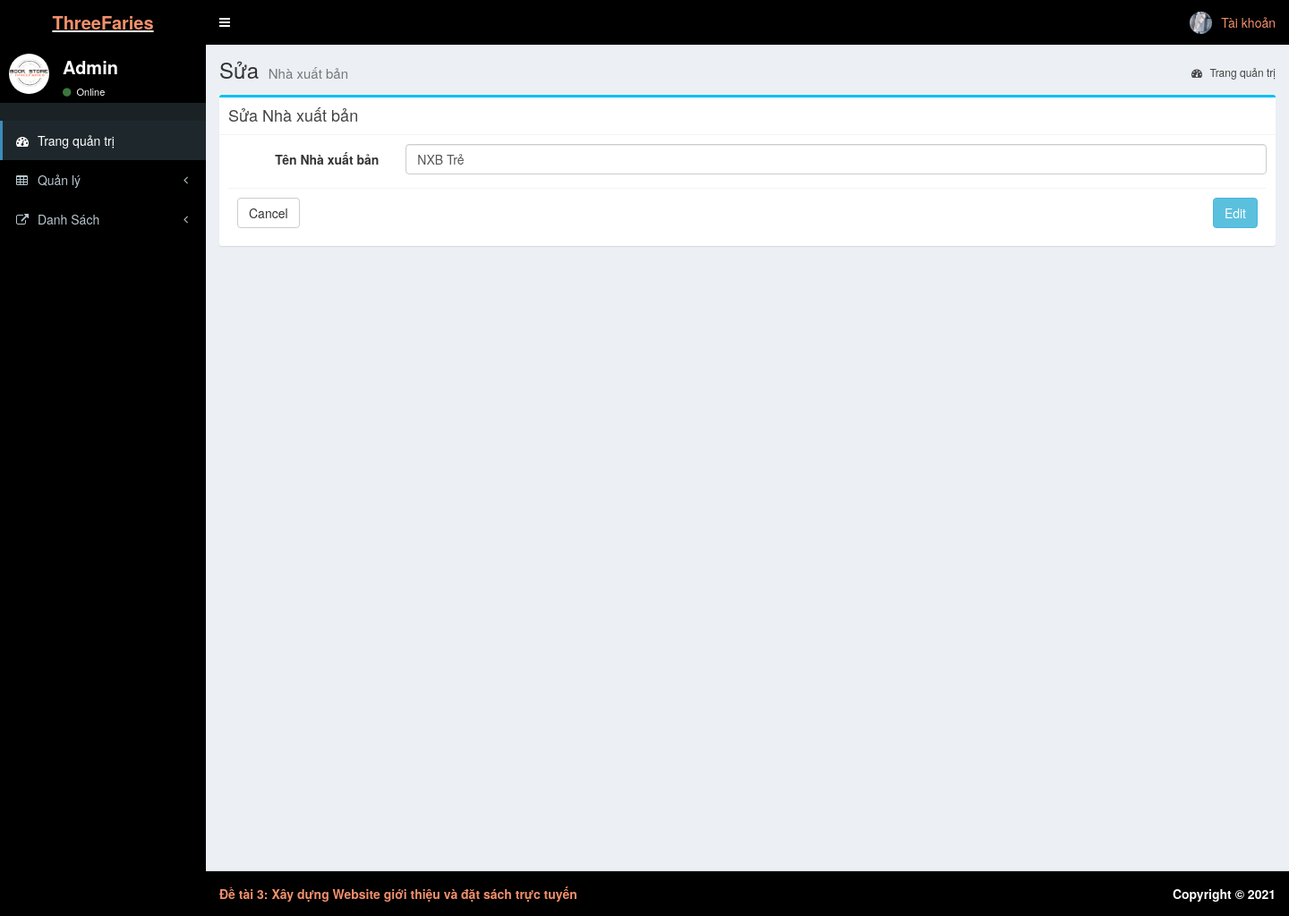
Page /admin/suanhasx.php?id=15 on the earlier database version.
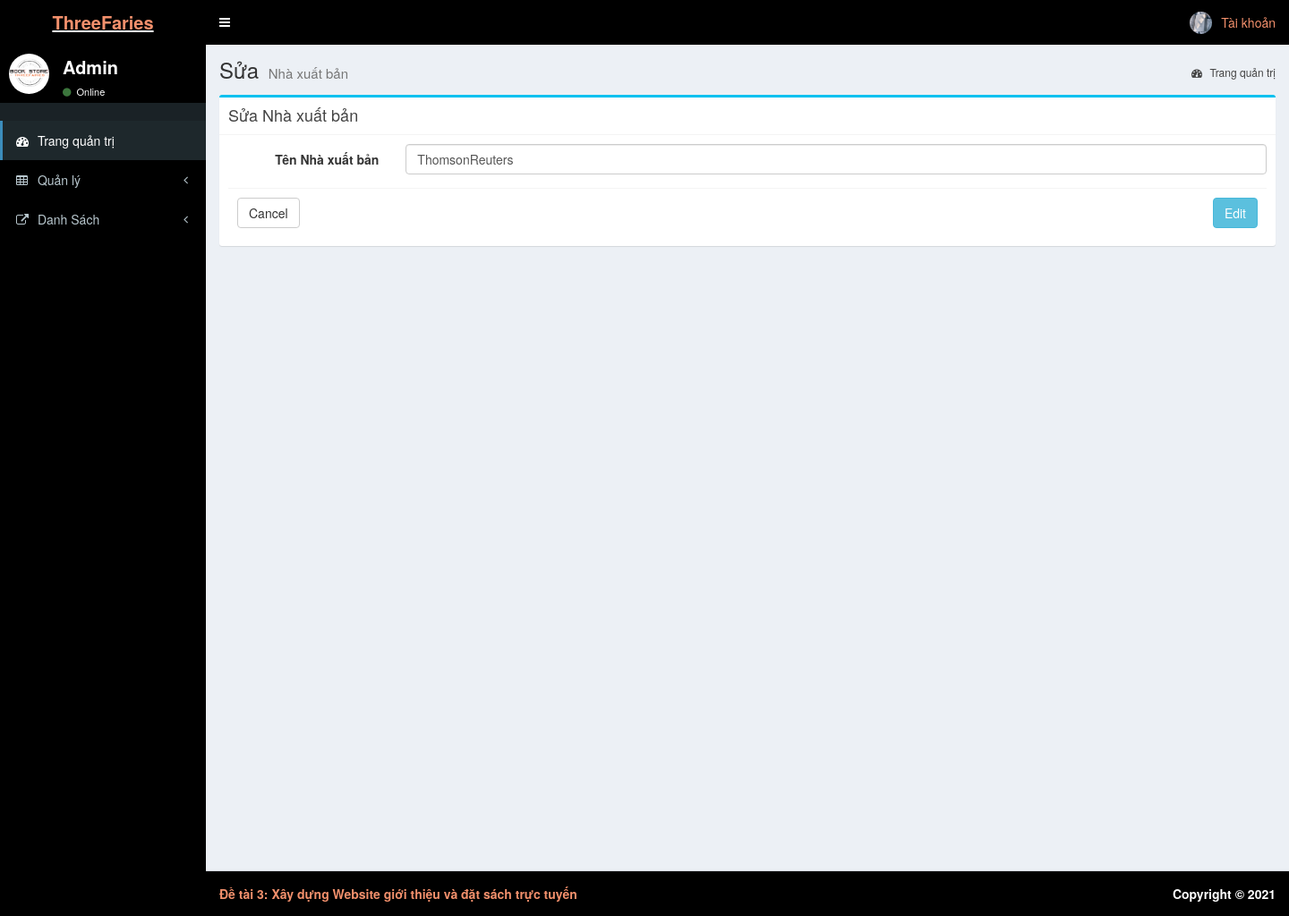
Same page on the later database version.
### tables this page shows
CREATE TABLE `nhaxuatban` (
  `ID` bigint(10) NOT NULL,
  `Ten` varchar(50) NOT NULL
);

### admin/suanhasx.php (the view, shortened to what this page needs)
<?php
 include "head.php";
?>
  <body class="hold-transition skin-blue sidebar-mini">
    <div class="wrapper">
    <?php
 include "Header.php";
?>
    <?php
 include "aside.php";
?>
      <div class="content-wrapper">
        <section class="content-header">
          <h1>
            Sửa
            <small>Nhà xuất bản</small>
          </h1>
          <ol class="breadcrumb">
            <li><a href="index.php"><i class="fa fa-dashboard"></i> Trang quản trị</a></li>
          </ol>
        </section>
        <?php
   require '../inc/config.php';
   $id = $_GET["id"];
   $query="SELECT ID,Ten from nhaxuatban where ID =".$id;
   $result = $conn->query($query);
$row = $result->fetch_assoc();
?>
        <section class="content">
          <div class="row">
            <div class="col-md-12">
              <div class="box box-info">
                <div class="box-header with-border">
                  <h3 class="box-title">Sửa Nhà xuất bản</h3>
                </div>
                <form class="form-horizontal" method="POST" action="<?php include 'xulysuanhasx.php' ?>">
                  <div class="box-body">
                    <div class="form-group">
                      <label for="inputEmail3" class="col-sm-2 control-label">Tên Nhà xuất bản</label>
                      <div class="col-sm-10">
                        <input type="text" class="form-control" name="name" required value="<?php echo $row["Ten"] ?>">
                      </div>
                    </div>
                  <div class="box-footer">
                  <a href="qlynhasx.php"><button type="button" name="cancel" class="btn btn-default">Cancel</button></a>
                    <button type="submit" name="Edit" class="btn btn-info pull-right">Edit</button>
                  </div>
                  </div>
                </form>
              </div>
            </div>
          </div>
        </section>
      </div>
      <?php
      include "footer.php";
     ?>
    </div>
  </body>
</html>

Differences in the rows shown:
changed nhaxuatban: name "NXB Trẻ" → "ThomsonReuters"
